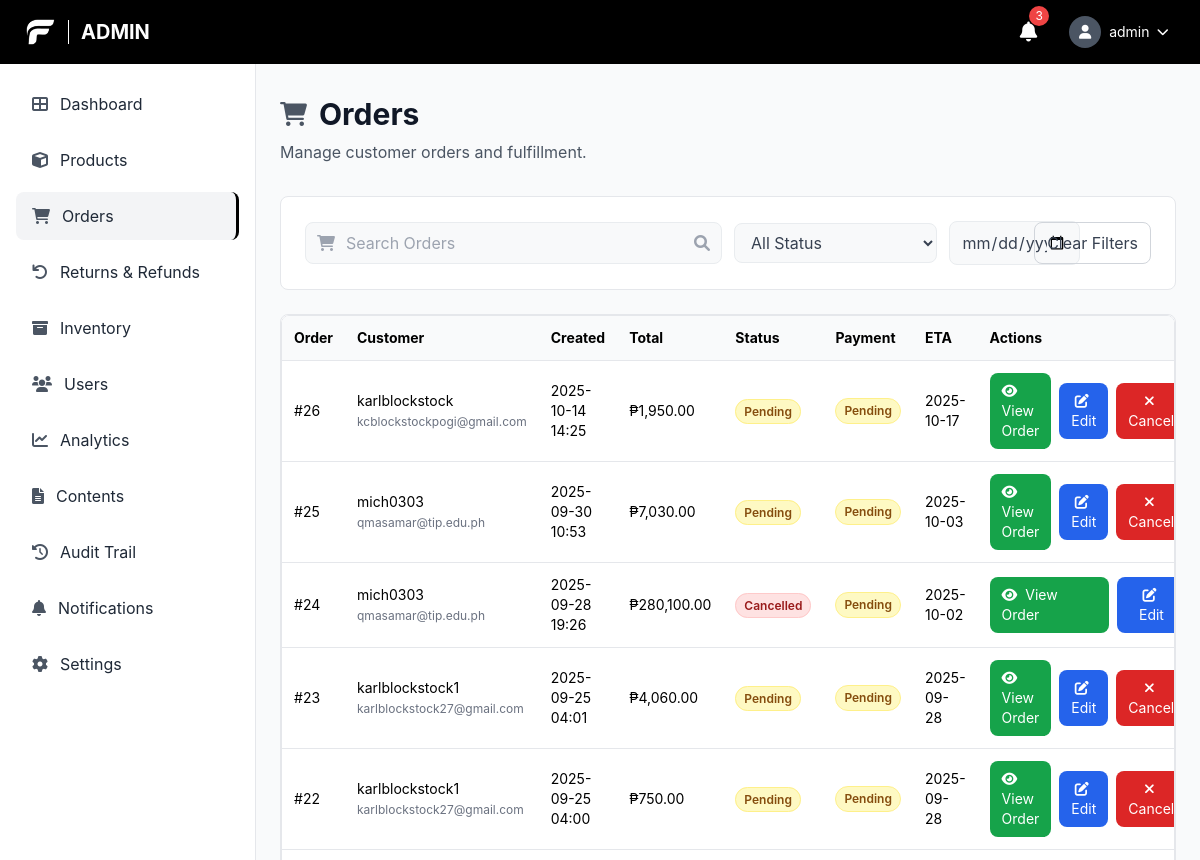
/admin/orders.php (signed in, upper part), run on an earlier commit of the app's database.
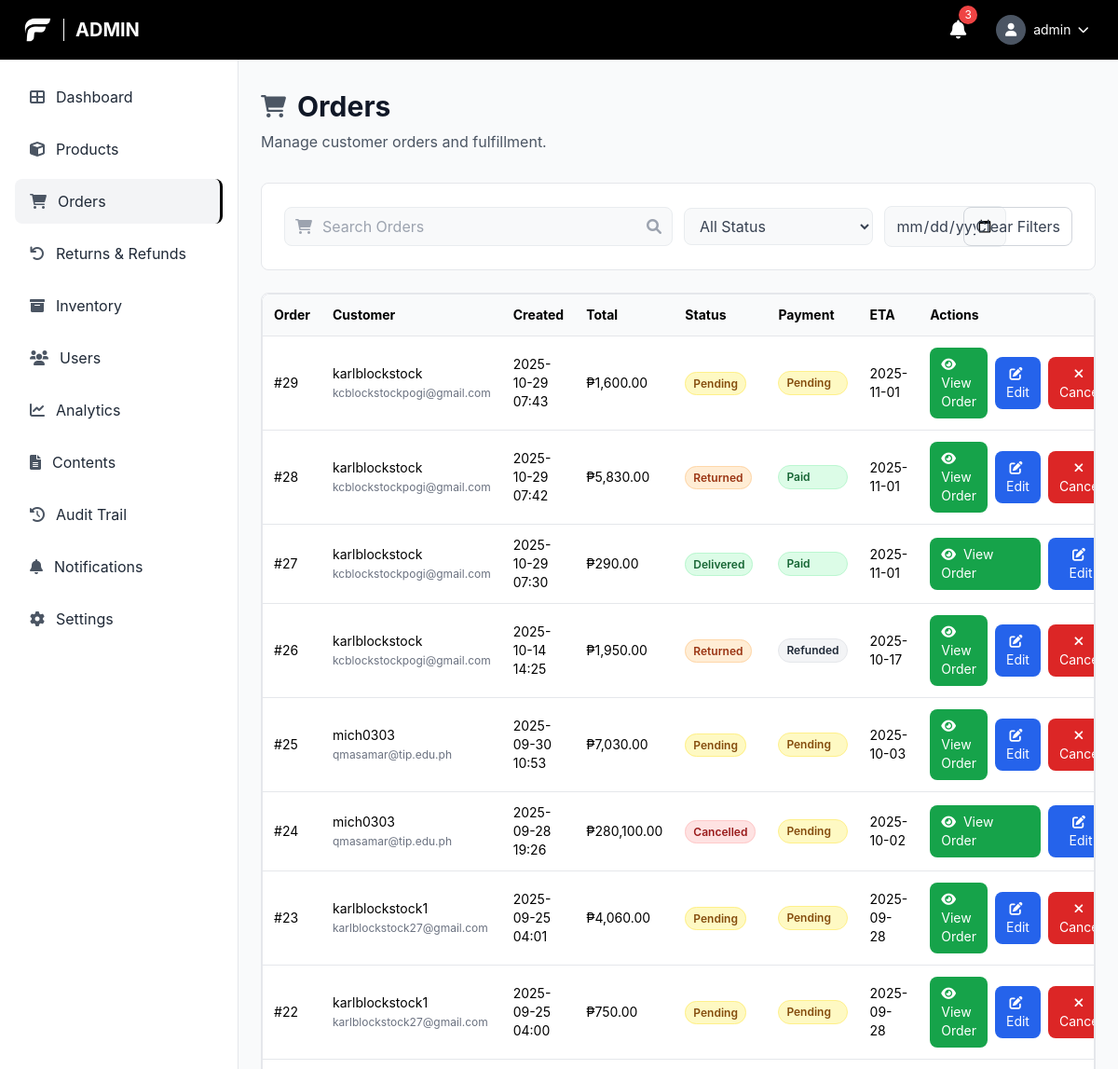
And on a later commit of the database.
### tables this page shows
CREATE TABLE `orders` (
  `order_id` bigint(20) UNSIGNED NOT NULL,
  `custom_order_id` varchar(20) DEFAULT NULL,
  `user_id` bigint(20) UNSIGNED NOT NULL,
  `status` enum('pending','processing','shipped','delivered','cancelled','returned','refunded') NOT NULL DEFAULT 'pending',
  `payment_method` varchar(50) DEFAULT NULL,
  `payment_status` enum('pending','paid','refunded','failed') NOT NULL DEFAULT 'pending',
  `payment_reference` varchar(255) DEFAULT NULL,
  `shipping_address` text DEFAULT NULL,
  `total_amount` decimal(10,2) NOT NULL DEFAULT 0.00,
  `estimated_delivery_date` date DEFAULT NULL,
  `return_reason` text DEFAULT NULL,
  `refund_amount` decimal(10,2) DEFAULT NULL,
  `stock_deducted` tinyint(1) NOT NULL DEFAULT 0,
  `created_at` timestamp NOT NULL DEFAULT current_timestamp(),
  `updated_at` timestamp NOT NULL DEFAULT current_timestamp() ON UPDATE current_timestamp()
);

CREATE TABLE `users` (
  `user_id` bigint(20) UNSIGNED NOT NULL,
  `username` varchar(100) NOT NULL,
  `email` varchar(150) NOT NULL,
  `phone` varchar(20) DEFAULT NULL,
  `date_of_birth` date DEFAULT NULL,
  `address` varchar(255) DEFAULT NULL,
  `password_hash` varchar(255) DEFAULT NULL,
  `google_id` varchar(255) DEFAULT NULL,
  `role` enum('admin','manager','staff','customer') NOT NULL DEFAULT 'customer',
  `status` enum('active','inactive','suspended') NOT NULL DEFAULT 'active',
  `created_at` timestamp NOT NULL DEFAULT current_timestamp(),
  `updated_at` timestamp NOT NULL DEFAULT current_timestamp() ON UPDATE current_timestamp(),
  `last_login` timestamp NULL DEFAULT NULL,
  `first_name` varchar(100) DEFAULT NULL,
  `last_name` varchar(100) DEFAULT NULL,
  `profile_picture` varchar(255) DEFAULT NULL,
  `otp` varchar(6) DEFAULT NULL,
  `otp_expiry` datetime DEFAULT NULL
);

### config/currency_helper.php (called while the page is built, shortened)
<?php
function getCurrencySettings() {
    static $settings = null;
    if ($settings === null) {
        $settings = [
            'symbol' => '₱',
            'code' => 'PHP',
            'position' => 'before'
        ];
        try {
            $pdo = getDBConnection();
            $stmt = $pdo->query("SELECT key_name, value FROM settings WHERE key_name IN ('currency_symbol', 'currency_code', 'currency_position')");
            while ($row = $stmt->fetch()) {
                switch ($row['key_name']) {
                    case 'currency_symbol':
                        $settings['symbol'] = $row['value'] ?: '₱';
                        break;
                    case 'currency_code':
                        $settings['code'] = $row['value'] ?: 'PHP';
                        break;
                    case 'currency_position':
                        $settings['position'] = $row['value'] ?: 'before';
                        break;
                }
            }
        } catch (Exception $e) {
        }
    }
    return $settings;
}
function formatCurrency($amount, $decimals = 2) {
    $settings = getCurrencySettings();
    $formatted = number_format((float)$amount, $decimals);
    if ($settings['position'] === 'after') {
        return $formatted . $settings['symbol'];
    } else {
        return $settings['symbol'] . $formatted;
    }
}
?>

### admin/orders.php (the view, shortened to what this page needs)
<?php
require_once '../config/currency_helper.php';
require_once '../includes/admin_sidebar.php';
$pdo = getDBConnection();
$search = trim($_GET['q'] ?? '');
$filterDate = $_GET['date'] ?? '';
$where = [];
$params = [];
$whereSql = $where ? ('WHERE ' . implode(' AND ', $where)) : '';
$sql = "SELECT o.*, u.username, u.email,
        (SELECT return_reason FROM returns WHERE order_id = o.order_id ORDER BY created_at DESC LIMIT 1) as return_reason,
        (SELECT COALESCE(SUM(refund_amount), 0) FROM returns WHERE order_id = o.order_id) as refund_amount
        FROM orders o
        JOIN users u ON u.user_id = o.user_id
        $whereSql
        ORDER BY o.created_at DESC
        LIMIT 500";
$stm = $pdo->prepare($sql);
$stm->execute($params);
$orders = $stm->fetchAll();
?>
<!DOCTYPE html>
<html lang="en">
<head>
	<script src="https://cdn.tailwindcss.com"></script>
	<link href="https://cdnjs.cloudflare.com/ajax/libs/font-awesome/6.0.0/css/all.min.css" rel="stylesheet">
	<link rel="stylesheet" href="../css/style.css">
</head>
<body class="font-body bg-gray-50">
	<header class="bg-black text-white fixed top-0 left-0 right-0 z-50 h-16 flex items-center justify-between px-6">
		<div class="flex items-center space-x-3">
            <img src="../img/LOGO-Fitfuel.png" alt="FitFuel Logo" class="w-8 h-8 object-contain">
			<h1 class="text-xl font-bold uppercase">Admin</h1>
		</div>
		<div class="flex items-center space-x-4">
			<button class="p-2 hover:bg-gray-800 rounded-lg transition-colors relative">
				<i class="fas fa-bell text-xl"></i>
				<span class="absolute -top-1 -right-1 bg-red-500 text-white text-xs rounded-full h-5 w-5 flex items-center justify-center">3</span>
			</button>
			<div class="relative">
				<button onclick="toggleUserMenu()" class="flex items-center space-x-2 p-2 hover:bg-gray-800 rounded-lg transition-colors">
					<div class="w-8 h-8 bg-gray-600 rounded-full flex items-center justify-center">
						<i class="fas fa-user text-white text-sm"></i>
					</div>
					<span class="hidden md:block text-sm"><?php echo htmlspecialchars($_SESSION['username'] ?? 'Admin'); ?></span>
					<i class="fas fa-chevron-down text-xs"></i>
				</button>
			</div>
		</div>
	</header>
	<?php renderAdminSidebar('orders'); ?>
	<main class="ml-64 pt-24 pb-6 px-6">
		<div class="mb-8">
			<div class="flex items-center space-x-3 mb-2">
				<i class="fas fa-shopping-cart text-2xl text-gray-600"></i>
				<h1 class="text-3xl font-bold text-gray-900">Orders</h1>
			</div>
			<p class="text-gray-600">Manage customer orders and fulfillment.</p>
		</div>
		<div class="bg-white rounded-lg border border-gray-200 p-6 mb-6">
		<form id="orderFilters" method="get" class="grid grid-cols-1 md:grid-cols-12 gap-3 items-center">
			<div class="relative md:col-span-6">
				<i class="fas fa-shopping-cart absolute left-3 top-1/2 transform -translate-y-1/2 text-gray-400"></i>
				<input type="text" name="q" value="<?php echo htmlspecialchars($search); ?>" placeholder="Search Orders" class="search-input w-full pl-10 pr-10 py-2 rounded-lg focus:outline-none" />
				<i class="fas fa-search absolute right-3 top-1/2 transform -translate-y-1/2 text-gray-400"></i>
			</div>
			<div class="md:col-span-3">
				<select name="status" class="filter-btn px-3 py-2 rounded-lg w-full focus:outline-none">
					<option value="">All Status</option>
				</select>
			</div>
			<div class="md:col-span-2">
				<input type="date" name="date" value="<?php echo htmlspecialchars($filterDate); ?>" class="filter-btn px-3 py-2 rounded-lg w-full focus:outline-none" />
			</div>
			<div class="md:col-span-1 md:justify-self-end">
				<a href="orders.php" class="px-3 py-2 rounded-lg border border-gray-300 text-gray-700 hover:bg-gray-100 inline-block whitespace-nowrap">Clear Filters</a>
			</div>
		</form>
		</div>
		<div class="bg-white border border-gray-200 rounded-lg overflow-x-auto">
		<div class="bg-white border border-gray-200 rounded-lg overflow-x-auto">
			<table class="min-w-full text-sm">
				<thead class="bg-gray-50">
					<tr>
						<th class="text-left p-3">Order</th>
						<th class="text-left p-3">Customer</th>
						<th class="text-left p-3">Created</th>
						<th class="text-left p-3">Total</th>
						<th class="text-left p-3">Status</th>
						<th class="text-left p-3">Payment</th>
						<th class="text-left p-3">ETA</th>
						<th class="text-left p-3">Actions</th>
					</tr>
				</thead>
				<tbody>
					<?php if (!$orders): ?>
						<tr><td colspan="8" class="p-6 text-center text-gray-500">No orders found.</td></tr>
					<?php else: foreach ($orders as $o): ?>
					<tr class="border-t">
						<td class="p-3">#<?php echo (int)$o['order_id']; ?></td>
						<td class="p-3"><?php echo htmlspecialchars($o['username']); ?> <span class="text-gray-500 text-xs"><?php echo htmlspecialchars($o['email']); ?></span></td>
						<td class="p-3"><?php echo htmlspecialchars(date('Y-m-d H:i', strtotime($o['created_at']))); ?></td>
						<td class="p-3"><?php echo formatCurrency((float)$o['total_amount']); ?></td>
						<td class="p-3">
							<span class="px-2 py-1 rounded-full text-xs font-semibold <?php
								$statusClass = '';
								switch($o['status']) {
									case 'delivered':
										$statusClass = 'bg-green-100 text-green-800 border border-green-200';
										break;
									case 'shipped':
										$statusClass = 'bg-purple-100 text-purple-800 border border-purple-200';
										break;
									case 'cancelled':
										$statusClass = 'bg-red-100 text-red-800 border border-red-200';
										break;
									case 'returned':
										$statusClass = 'bg-orange-100 text-orange-800 border border-orange-200';
										break;
									default:
										$statusClass = 'bg-yellow-100 text-yellow-800 border border-yellow-200';
										break;
								}
								echo $statusClass;
							?>">
								<?php echo ucfirst($o['status']); ?>
							</span>
						</td>
						<td class="p-3">
							<div class="flex flex-col space-y-1">
								<span class="px-2 py-1 rounded-full text-xs font-semibold <?php
									$paymentStatusClass = '';
									switch($o['payment_status']) {
										case 'paid':
											$paymentStatusClass = 'bg-green-100 text-green-800 border border-green-200';
											break;
										case 'pending':
											$paymentStatusClass = 'bg-yellow-100 text-yellow-800 border border-yellow-200';
											break;
										case 'refunded':
											$paymentStatusClass = 'bg-gray-100 text-gray-800 border border-gray-200';
											break;
										default:
											$paymentStatusClass = 'bg-red-100 text-red-800 border border-red-200';
											break;
									}
									echo $paymentStatusClass;
								?>">
									<?php echo ucfirst($o['payment_status']); ?>
								</span>
							</div>
						</td>
						<td class="p-3"><?php echo $o['estimated_delivery_date'] ? htmlspecialchars($o['estimated_delivery_date']) : '-'; ?></td>
						<td class="p-3">
							<div class="flex items-center space-x-2">
								<a href="view_order.php?id=<?php echo (int)$o['order_id']; ?>" class="bg-green-600 hover:bg-green-700 text-white px-3 py-2 rounded-lg text-sm transition-colors">
									<i class="fas fa-eye mr-1"></i>
									View Order
								</a>
								<button onclick="openOrderModal(<?php echo htmlspecialchars(json_encode($o)); ?>)" class="bg-blue-600 hover:bg-blue-700 text-white px-3 py-2 rounded-lg text-sm transition-colors">
									<i class="fas fa-edit mr-1"></i>
									Edit
								</button>
								<?php if (!in_array($o['status'], ['processing','shipped','delivered','cancelled'], true)): ?>
								<form method="post" class="inline" onsubmit="return confirm('Cancel this order?');">
									<button type="submit" class="bg-red-600 hover:bg-red-700 text-white px-3 py-2 rounded-lg text-sm transition-colors">
										<i class="fas fa-times mr-1"></i>
										Cancel
									</button>
								</form>
								<?php endif; ?>
							</div>
						</td>
					</tr>
					<?php endforeach; endif; ?>
				</tbody>
			</table>
		</div>
	</main>
</body>
</html>

### includes/admin_sidebar.php
<?php
function renderAdminSidebar($current_page = 'dashboard') {
    $role = $_SESSION['role'] ?? 'customer';
    $menu_items = [
        [
            'module' => 'dashboard',
            'href' => 'dashboard.php',
            'icon' => 'fa-th-large',
            'text' => 'Dashboard',
            'accessible_to' => ['admin', 'manager', 'staff']
        ],
        [
            'module' => 'products',
            'href' => 'product.php',
            'icon' => 'fa-cube',
            'text' => 'Products',
            'accessible_to' => ['admin']
        ],
        [
            'module' => 'orders',
            'href' => 'orders.php',
            'icon' => 'fa-shopping-cart',
            'text' => 'Orders',
            'accessible_to' => ['admin', 'staff']
        ],
        [
            'module' => 'returns',
            'href' => 'returns.php',
            'icon' => 'fa-undo',
            'text' => 'Returns & Refunds',
            'accessible_to' => ['admin', 'staff']
        ],
        [
            'module' => 'inventory',
            'href' => 'inventory.php',
            'icon' => 'fa-archive',
            'text' => 'Inventory',
            'accessible_to' => ['admin', 'staff']
        ],
        [
            'module' => 'users',
            'href' => 'users.php',
            'icon' => 'fa-users',
            'text' => 'Users',
            'accessible_to' => ['admin']
        ],
        [
            'module' => 'analytics',
            'href' => 'analytics.php',
            'icon' => 'fa-chart-line',
            'text' => 'Analytics',
            'accessible_to' => ['admin', 'manager']
        ],
        [
            'module' => 'content',
            'href' => 'content.php',
            'icon' => 'fa-file-alt',
            'text' => 'Contents',
            'accessible_to' => ['admin']
        ],
        [
            'module' => 'audit_logs',
            'href' => 'audit_logs.php',
            'icon' => 'fa-history',
            'text' => 'Audit Trail',
            'accessible_to' => ['admin']
        ],
        [
            'module' => 'notifications',
            'href' => '#',
            'icon' => 'fa-bell',
            'text' => 'Notifications',
            'accessible_to' => ['admin', 'manager', 'staff']
        ],
        [
            'module' => 'settings',
            'href' => 'settings.php',
            'icon' => 'fa-cog',
            'text' => 'Settings',
            'accessible_to' => ['admin', 'manager', 'staff']
        ]
    ];
    ?>
    <aside class="fixed left-0 top-16 bottom-0 w-64 bg-white border-r border-gray-200 overflow-y-auto">
        <nav class="p-4">
            <ul class="space-y-2">
                <?php foreach ($menu_items as $item): ?>
                    <?php if (in_array($role, $item['accessible_to'])): ?>
                    <li>
                        <a href="<?php echo htmlspecialchars($item['href']); ?>"
                           class="sidebar-item <?php echo ($current_page === $item['module'] ? 'active' : ''); ?> flex items-center space-x-3 px-4 py-3 rounded-lg text-gray-800">
                            <i class="fas <?php echo htmlspecialchars($item['icon']); ?> text-gray-600"></i>
                            <span><?php echo htmlspecialchars($item['text']); ?></span>
                        </a>
                    </li>
                    <?php endif; ?>
                <?php endforeach; ?>
            </ul>
        </nav>
    </aside>
    <?php
}
?>

### css/style.css (style rules this page uses)
:root { --primary: #059669; --secondary: #10b981; --accent: #10b981; --muted: #f1f5f9; --foreground: #475569; --border: #e5e7eb; }
.font-body { font-family: 'DM Sans', -apple-system, BlinkMacSystemFont, 'Segoe UI', Roboto, 'Helvetica Neue', Arial, sans-serif; }
body, html { font-family: 'DM Sans', -apple-system, BlinkMacSystemFont, 'Segoe UI', Roboto, 'Helvetica Neue', Arial, sans-serif; }
h1, h2, h3, h4, h5, h6 { font-family: 'Space Grotesk', -apple-system, BlinkMacSystemFont, 'Segoe UI', Roboto, 'Helvetica Neue', Arial, sans-serif; }
p, span, div, a, button, input, textarea, select { font-family: 'DM Sans', -apple-system, BlinkMacSystemFont, 'Segoe UI', Roboto, 'Helvetica Neue', Arial, sans-serif; }

### admin/orders.php (style rules this page uses)
.sidebar-item.active { background-color: #f3f4f6; border-right: 3px solid #000; }
.search-input { background-color: #f8f9fa; border: 1px solid #e9ecef; }
.filter-btn { background-color: #f8f9fa; border: 1px solid #e9ecef; color: #374151; }

What changed in the data, as far as the page shows it:
added orders: order_id "29", user.username "karlblockstock", user.email "kcblockstockpogi@gmail.com", created_at "2025-10-29 07:43", total_amount "₱1,600.00", status "Pending", payment_status "Pending", estimated_delivery_date "2025-11-01"
added orders: order_id "28", user.username "karlblockstock", user.email "kcblockstockpogi@gmail.com", created_at "2025-10-29 07:42", total_amount "₱5,830.00", status "Returned", payment_status "Paid", estimated_delivery_date "2025-11-01"
added orders: order_id "27", user.username "karlblockstock", user.email "kcblockstockpogi@gmail.com", created_at "2025-10-29 07:30", total_amount "₱290.00", status "Delivered", payment_status "Paid", estimated_delivery_date "2025-11-01"
changed orders id 26: status "Pending" → "Returned"; payment_status "Pending" → "Refunded"
